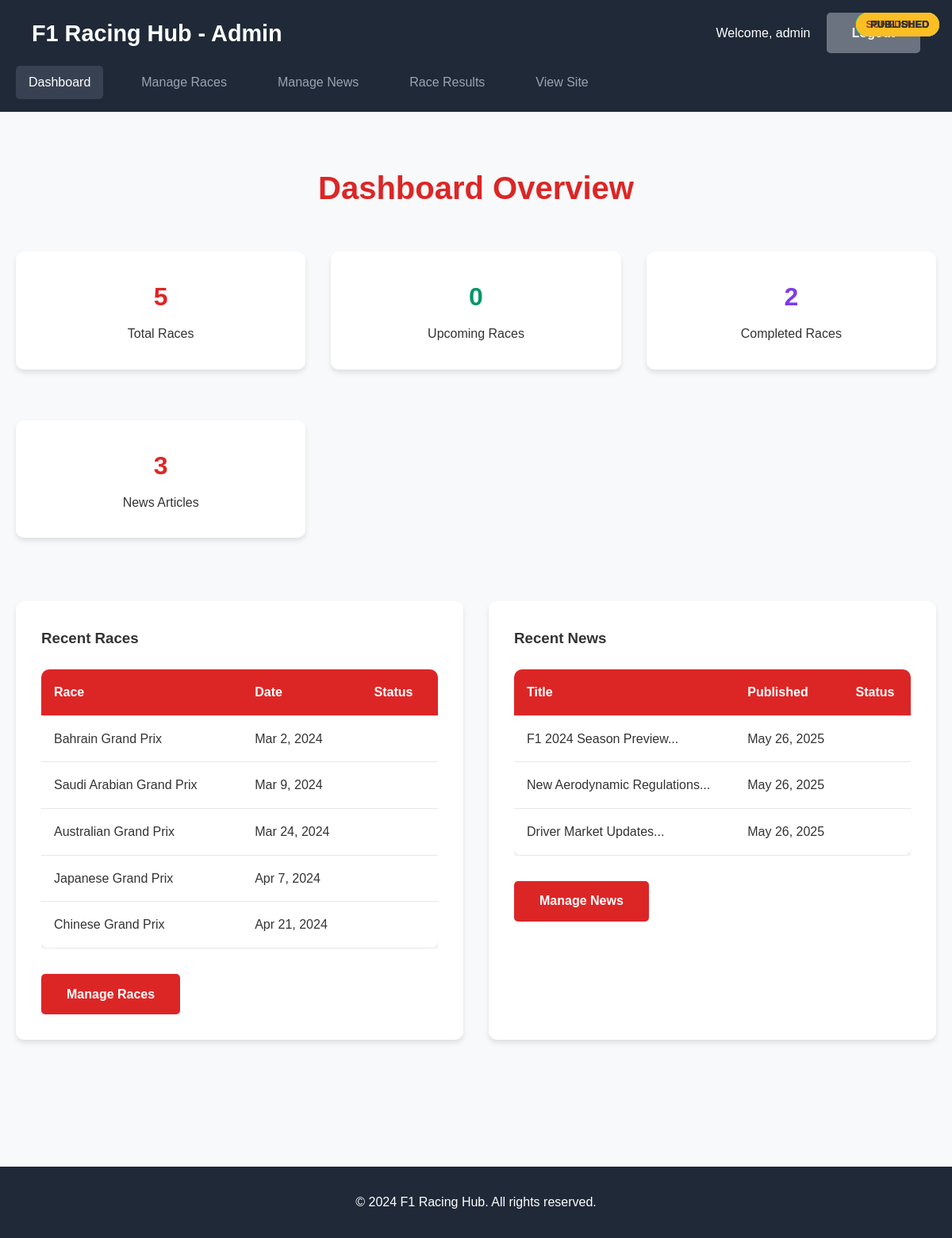
The page /admin_dashboard.php (signed in) on the database its author committed.
### tables this page shows
CREATE TABLE `races` (
  `id` int(11) NOT NULL,
  `race_name` varchar(100) NOT NULL,
  `circuit` varchar(100) NOT NULL,
  `country` varchar(50) NOT NULL,
  `race_date` date NOT NULL,
  `race_time` time NOT NULL,
  `status` enum('scheduled','completed','cancelled') DEFAULT 'scheduled',
  `created_at` timestamp NOT NULL DEFAULT current_timestamp()
);

CREATE TABLE `news` (
  `id` int(11) NOT NULL,
  `title` varchar(200) NOT NULL,
  `content` text NOT NULL,
  `image_url` varchar(255) DEFAULT NULL,
  `published_at` timestamp NOT NULL DEFAULT current_timestamp(),
  `status` enum('published','draft') DEFAULT 'published'
);

### admin_dashboard.php (the view, shortened to what this page needs)
<?php
require_once 'config.php';
$races_count = $pdo->query("SELECT COUNT(*) FROM races")->fetchColumn();
$news_count = $pdo->query("SELECT COUNT(*) FROM news")->fetchColumn();
$upcoming_races = $pdo->query("SELECT COUNT(*) FROM races WHERE race_date >= CURDATE()")->fetchColumn();
$completed_races = $pdo->query("SELECT COUNT(*) FROM races WHERE status = 'completed'")->fetchColumn();
$recent_races = $pdo->query("SELECT * FROM races ORDER BY created_at DESC LIMIT 5")->fetchAll(PDO::FETCH_ASSOC);
$recent_news = $pdo->query("SELECT * FROM news ORDER BY published_at DESC LIMIT 5")->fetchAll(PDO::FETCH_ASSOC);
?>
<!DOCTYPE html>
<html lang="en">
<head>
    <link rel="stylesheet" href="style.css">
</head>
<body>
    <header class="admin-header">
        <div class="container">
            <div class="nav-container">
                <div class="logo">
                    <h1>F1 Racing Hub - Admin</h1>
                </div>
                <div>
                    <span>Welcome, <?php echo htmlspecialchars($_SESSION['admin_username']); ?></span>
                    <a href="admin_logout.php" class="btn btn-secondary" style="margin-left: 1rem;">Logout</a>
                </div>
            </div>
            <nav class="admin-nav">
                <a href="admin_dashboard.php" class="active">Dashboard</a>
                <a href="admin_races.php">Manage Races</a>
                <a href="admin_news.php">Manage News</a>
                <a href="admin_results.php">Race Results</a>
                <a href="index.php">View Site</a>
            </nav>
        </div>
    </header>
    <main>
        <section class="section">
            <div class="container">
                <h2 class="section-title">Dashboard Overview</h2>
                <div class="races-grid" style="margin-bottom: 3rem;">
                    <div class="admin-card text-center">
                        <h3 style="color: #dc2626; font-size: 2rem; margin-bottom: 0.5rem;"><?php echo $races_count; ?></h3>
                        <p>Total Races</p>
                    </div>
                    <div class="admin-card text-center">
                        <h3 style="color: #059669; font-size: 2rem; margin-bottom: 0.5rem;"><?php echo $upcoming_races; ?></h3>
                        <p>Upcoming Races</p>
                    </div>
                    <div class="admin-card text-center">
                        <h3 style="color: #7c3aed; font-size: 2rem; margin-bottom: 0.5rem;"><?php echo $completed_races; ?></h3>
                        <p>Completed Races</p>
                    </div>
                    <div class="admin-card text-center">
                        <h3 style="color: #dc2626; font-size: 2rem; margin-bottom: 0.5rem;"><?php echo $news_count; ?></h3>
                        <p>News Articles</p>
                    </div>
                </div>
                <div style="display: grid; grid-template-columns: 1fr 1fr; gap: 2rem;">
                    <div class="admin-card">
                        <h3 style="margin-bottom: 1.5rem;">Recent Races</h3>
                        <?php if (empty($recent_races)): ?>
                            <p>No races added yet.</p>
                        <?php else: ?>
                            <div class="results-table">
                                <table>
                                    <thead>
                                        <tr>
                                            <th>Race</th>
                                            <th>Date</th>
                                            <th>Status</th>
                                        </tr>
                                    </thead>
                                    <tbody>
                                        <?php foreach ($recent_races as $race): ?>
                                        <tr>
                                            <td><?php echo htmlspecialchars($race['race_name']); ?></td>
                                            <td><?php echo date('M j, Y', strtotime($race['race_date'])); ?></td>
                                            <td><span class="status <?php echo $race['status']; ?>"><?php echo ucfirst($race['status']); ?></span></td>
                                        </tr>
                                        <?php endforeach; ?>
                                    </tbody>
                                </table>
                            </div>
                        <?php endif; ?>
                        <div style="margin-top: 1rem;">
                            <a href="admin_races.php" class="btn btn-primary">Manage Races</a>
                        </div>
                    </div>
                    <div class="admin-card">
                        <h3 style="margin-bottom: 1.5rem;">Recent News</h3>
                        <?php if (empty($recent_news)): ?>
                            <p>No news articles yet.</p>
                        <?php else: ?>
                            <div class="results-table">
                                <table>
                                    <thead>
                                        <tr>
                                            <th>Title</th>
                                            <th>Published</th>
                                            <th>Status</th>
                                        </tr>
                                    </thead>
                                    <tbody>
                                        <?php foreach ($recent_news as $article): ?>
                                        <tr>
                                            <td><?php echo htmlspecialchars(substr($article['title'], 0, 30)) . '...'; ?></td>
                                            <td><?php echo date('M j, Y', strtotime($article['published_at'])); ?></td>
                                            <td><span class="status <?php echo $article['status']; ?>"><?php echo ucfirst($article['status']); ?></span></td>
                                        </tr>
                                        <?php endforeach; ?>
                                    </tbody>
                                </table>
                            </div>
                        <?php endif; ?>
                        <div style="margin-top: 1rem;">
                            <a href="admin_news.php" class="btn btn-primary">Manage News</a>
                        </div>
                    </div>
                </div>
            </div>
        </section>
    </main>
    <footer>
        <div class="container">
            <p>&copy; 2024 F1 Racing Hub. All rights reserved.</p>
        </div>
    </footer>
</body>
</html>

### style.css (style rules this page uses)
* { margin: 0; padding: 0; box-sizing: border-box; }
body { font-family: 'Arial', sans-serif; line-height: 1.6; color: #333; background-color: #f8f9fa; }
.container { max-width: 1200px; margin: 0 auto; padding: 0 20px; }
.nav-container { max-width: 1200px; margin: 0 auto; padding: 0 20px; display: flex; justify-content: space-between; align-items: center; }
.logo h1 { color: white; font-size: 1.8rem; font-weight: bold; }
.section { padding: 4rem 0; }
.section-title { text-align: center; font-size: 2.5rem; margin-bottom: 3rem; color: #dc2626; }
.races-grid { display: grid; grid-template-columns: repeat(auto-fit, minmax(300px, 1fr)); gap: 2rem; margin-bottom: 2rem; }
.status { position: absolute; top: 1rem; right: 1rem; padding: 0.3rem 0.8rem; border-radius: 20px; font-size: 0.8rem; font-weight: bold; text-transform: uppercase; }
.status.scheduled { background-color: #fbbf24; color: #92400e; }
.results-table { overflow-x: auto; margin-bottom: 2rem; }
table { width: 100%; background: white; border-radius: 10px; overflow: hidden; box-shadow: 0 4px 6px rgba(0,0,0,0.1); border-collapse: collapse; }
th, td { padding: 1rem; text-align: left; border-bottom: 1px solid #e5e7eb; }
th { background-color: #dc2626; color: white; font-weight: bold; }
.btn { display: inline-block; padding: 0.8rem 2rem; border: none; border-radius: 5px; text-decoration: none; font-weight: bold; text-align: center; cursor: pointer; transition: all 0.3s; }
.btn-primary { background-color: #dc2626; color: white; }
.btn-secondary { background-color: #6b7280; color: white; }
.text-center { text-align: center; }
.admin-header { background-color: #1f2937; color: white; padding: 1rem 0; }
.admin-nav { display: flex; gap: 2rem; margin-top: 1rem; }
.admin-nav a { color: #9ca3af; text-decoration: none; padding: 0.5rem 1rem; border-radius: 5px; transition: all 0.3s; }
.admin-nav a:hover, .admin-nav a.active { background-color: #374151; color: white; }
.admin-card { background: white; padding: 2rem; border-radius: 10px; box-shadow: 0 4px 6px rgba(0,0,0,0.1); margin-bottom: 2rem; }
footer { background-color: #1f2937; color: white; text-align: center; padding: 2rem 0; margin-top: 4rem; }

### rows shown on the page
races: race_name "Bahrain Grand Prix", race_date "Mar 2, 2024"
races: race_name "Saudi Arabian Grand Prix", race_date "Mar 9, 2024"
races: race_name "Australian Grand Prix", race_date "Mar 24, 2024"
races: race_name "Japanese Grand Prix", race_date "Apr 7, 2024"
races: race_name "Chinese Grand Prix", race_date "Apr 21, 2024", status "SCHEDULED"
news: title "F1 2024 Season Preview", published_at "May 26, 2025", status "PUBLISHED"
news: title "New Aerodynamic Regulations", published_at "May 26, 2025", status "PUBLISHED"
news: title "Driver Market Updates", published_at "May 26, 2025", status "PUBLISHED"

### other values the page prints
$_SESSION['admin_username'] "admin"
$races_count "5"
$upcoming_races "0"
$completed_races "2"
$news_count "3"
